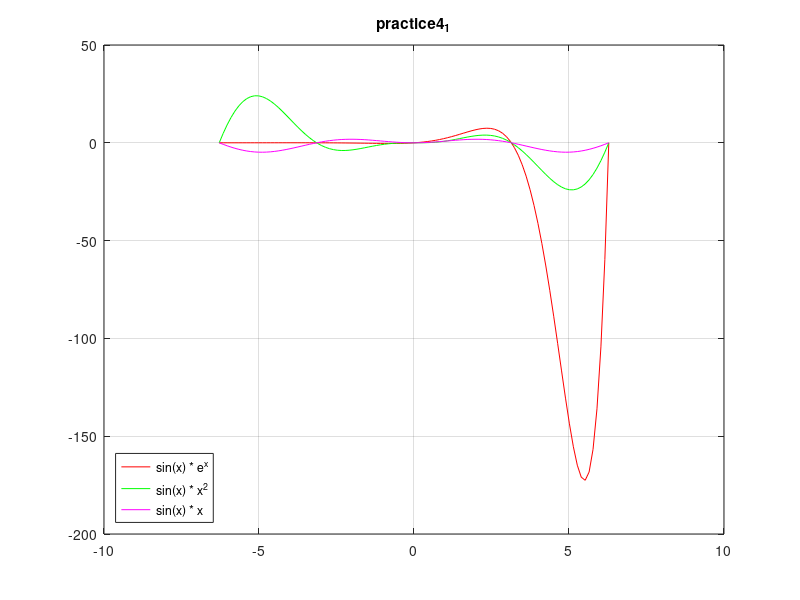

Source code (MATLAB):
% Файл-сценарий: вывод графиков функций f1 f2 f3

% Вывод графиков должен быть осуществлен в одном окне, графики должны быть
% подписаны, отмасштабированы.
function practice4

function y = f1(x)
y = sin(x) .* exp(x);
end
function y = f2(x)
y = sin(x) .* (x .^ 2);
end
function y = f3(x)
y = sin(x) .* x;
end

x = linspace(-2*pi, 2*pi);

plot(x, f1(x), 'r', x, f2(x), 'g', x, f3(x), 'm');
title('practice4_1');
legend('sin(x) * e^x', 'sin(x) * x^2', 'sin(x) * x', 'Location','southwest');
axis("auto");
grid("on");

end